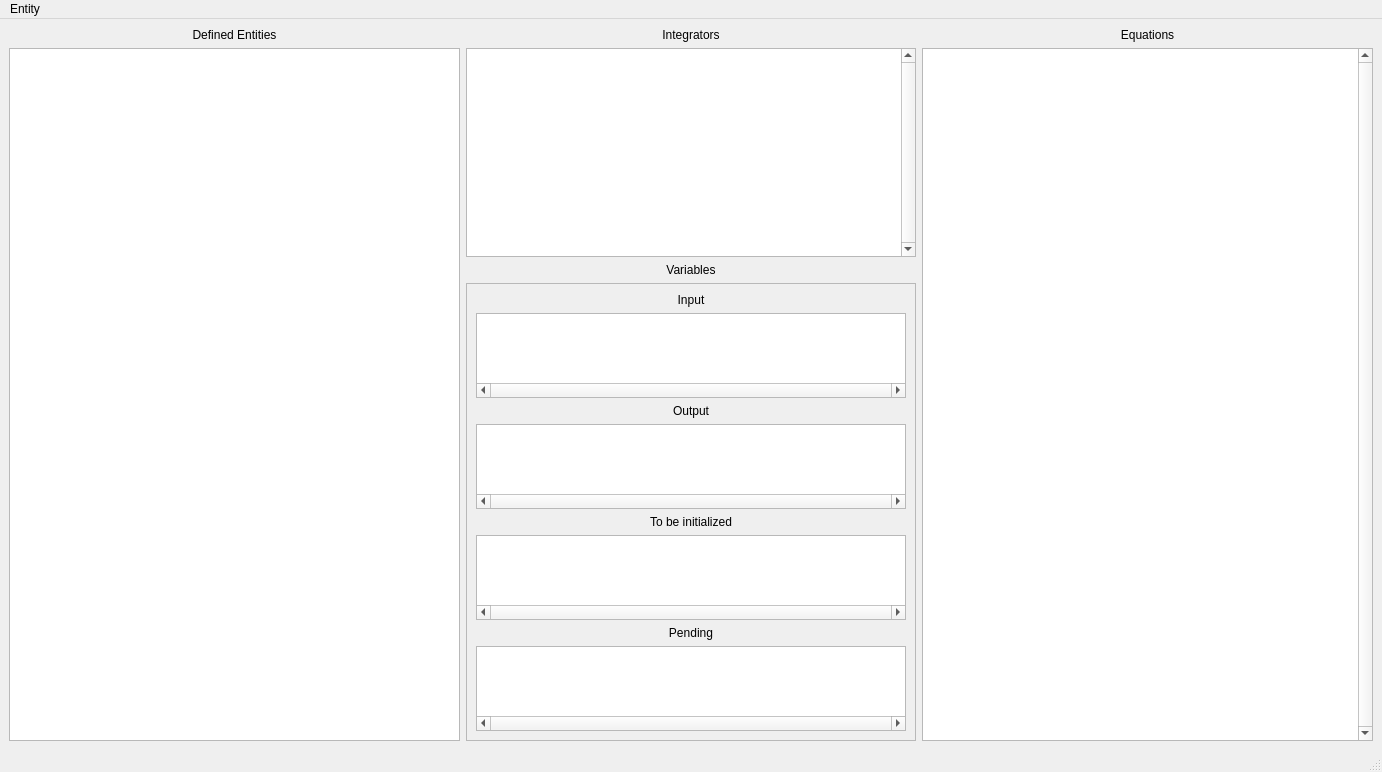
<?xml version="1.0" encoding="UTF-8"?>
<ui version="4.0">
 <class>MainWindow</class>
 <widget class="QMainWindow" name="MainWindow">
  <property name="geometry">
   <rect>
    <x>0</x>
    <y>0</y>
    <width>1382</width>
    <height>772</height>
   </rect>
  </property>
  <property name="windowTitle">
   <string>Behaviour Linker</string>
  </property>
  <widget class="QWidget" name="centralwidget">
   <layout class="QHBoxLayout" name="horizontalLayout">
    <item>
     <layout class="QVBoxLayout" name="verticalLayout_4">
      <item>
       <widget class="QLabel" name="label">
        <property name="text">
         <string>Defined Entities</string>
        </property>
        <property name="alignment">
         <set>Qt::AlignCenter</set>
        </property>
       </widget>
      </item>
      <item>
       <widget class="QTreeView" name="tree_entities">
        <property name="minimumSize">
         <size>
          <width>320</width>
          <height>0</height>
         </size>
        </property>
        <property name="maximumSize">
         <size>
          <width>500</width>
          <height>16777215</height>
         </size>
        </property>
        <property name="editTriggers">
         <set>QAbstractItemView::NoEditTriggers</set>
        </property>
        <property name="showDropIndicator" stdset="0">
         <bool>false</bool>
        </property>
        <property name="selectionMode">
         <enum>QAbstractItemView::SingleSelection</enum>
        </property>
        <property name="rootIsDecorated">
         <bool>true</bool>
        </property>
        <attribute name="headerVisible">
         <bool>false</bool>
        </attribute>
        <attribute name="headerDefaultSectionSize">
         <number>57</number>
        </attribute>
       </widget>
      </item>
     </layout>
    </item>
    <item>
     <layout class="QVBoxLayout" name="verticalLayout_2">
      <item>
       <widget class="QLabel" name="label_2">
        <property name="text">
         <string>Integrators</string>
        </property>
        <property name="alignment">
         <set>Qt::AlignCenter</set>
        </property>
       </widget>
      </item>
      <item>
       <widget class="QListView" name="list_integrators">
        <property name="minimumSize">
         <size>
          <width>0</width>
          <height>150</height>
         </size>
        </property>
        <property name="verticalScrollBarPolicy">
         <enum>Qt::ScrollBarAlwaysOn</enum>
        </property>
        <property name="editTriggers">
         <set>QAbstractItemView::NoEditTriggers</set>
        </property>
        <property name="selectionMode">
         <enum>QAbstractItemView::NoSelection</enum>
        </property>
        <property name="verticalScrollMode">
         <enum>QAbstractItemView::ScrollPerPixel</enum>
        </property>
        <property name="resizeMode">
         <enum>QListView::Adjust</enum>
        </property>
       </widget>
      </item>
      <item>
       <widget class="QLabel" name="label_3">
        <property name="text">
         <string>Variables</string>
        </property>
        <property name="alignment">
         <set>Qt::AlignCenter</set>
        </property>
       </widget>
      </item>
      <item>
       <widget class="QFrame" name="frame">
        <property name="frameShape">
         <enum>QFrame::StyledPanel</enum>
        </property>
        <property name="frameShadow">
         <enum>QFrame::Raised</enum>
        </property>
        <layout class="QVBoxLayout" name="verticalLayout">
         <item>
          <widget class="QLabel" name="label_4">
           <property name="text">
            <string>Input</string>
           </property>
           <property name="alignment">
            <set>Qt::AlignCenter</set>
           </property>
          </widget>
         </item>
         <item>
          <widget class="QListView" name="list_input">
           <property name="minimumSize">
            <size>
             <width>0</width>
             <height>70</height>
            </size>
           </property>
           <property name="maximumSize">
            <size>
             <width>16777215</width>
             <height>85</height>
            </size>
           </property>
           <property name="layoutDirection">
            <enum>Qt::LeftToRight</enum>
           </property>
           <property name="horizontalScrollBarPolicy">
            <enum>Qt::ScrollBarAlwaysOn</enum>
           </property>
           <property name="editTriggers">
            <set>QAbstractItemView::NoEditTriggers</set>
           </property>
           <property name="selectionMode">
            <enum>QAbstractItemView::NoSelection</enum>
           </property>
           <property name="verticalScrollMode">
            <enum>QAbstractItemView::ScrollPerPixel</enum>
           </property>
           <property name="horizontalScrollMode">
            <enum>QAbstractItemView::ScrollPerPixel</enum>
           </property>
           <property name="flow">
            <enum>QListView::LeftToRight</enum>
           </property>
          </widget>
         </item>
         <item>
          <widget class="QLabel" name="label_5">
           <property name="text">
            <string>Output</string>
           </property>
           <property name="alignment">
            <set>Qt::AlignCenter</set>
           </property>
          </widget>
         </item>
         <item>
          <widget class="QListView" name="list_output">
           <property name="minimumSize">
            <size>
             <width>0</width>
             <height>70</height>
            </size>
           </property>
           <property name="maximumSize">
            <size>
             <width>16777215</width>
             <height>85</height>
            </size>
           </property>
           <property name="layoutDirection">
            <enum>Qt::LeftToRight</enum>
           </property>
           <property name="horizontalScrollBarPolicy">
            <enum>Qt::ScrollBarAlwaysOn</enum>
           </property>
           <property name="editTriggers">
            <set>QAbstractItemView::NoEditTriggers</set>
           </property>
           <property name="selectionMode">
            <enum>QAbstractItemView::NoSelection</enum>
           </property>
           <property name="verticalScrollMode">
            <enum>QAbstractItemView::ScrollPerPixel</enum>
           </property>
           <property name="horizontalScrollMode">
            <enum>QAbstractItemView::ScrollPerPixel</enum>
           </property>
           <property name="flow">
            <enum>QListView::LeftToRight</enum>
           </property>
          </widget>
         </item>
         <item>
          <widget class="QLabel" name="label_6">
           <property name="text">
            <string>To be initialized</string>
           </property>
           <property name="alignment">
            <set>Qt::AlignCenter</set>
           </property>
          </widget>
         </item>
         <item>
          <widget class="QListView" name="list_instantiate">
           <property name="minimumSize">
            <size>
             <width>0</width>
             <height>70</height>
            </size>
           </property>
           <property name="maximumSize">
            <size>
             <width>16777215</width>
             <height>85</height>
            </size>
           </property>
           <property name="layoutDirection">
            <enum>Qt::LeftToRight</enum>
           </property>
           <property name="horizontalScrollBarPolicy">
            <enum>Qt::ScrollBarAlwaysOn</enum>
           </property>
           <property name="editTriggers">
            <set>QAbstractItemView::NoEditTriggers</set>
           </property>
           <property name="selectionMode">
            <enum>QAbstractItemView::NoSelection</enum>
           </property>
           <property name="verticalScrollMode">
            <enum>QAbstractItemView::ScrollPerPixel</enum>
           </property>
           <property name="horizontalScrollMode">
            <enum>QAbstractItemView::ScrollPerPixel</enum>
           </property>
           <property name="flow">
            <enum>QListView::LeftToRight</enum>
           </property>
          </widget>
         </item>
         <item>
          <widget class="QLabel" name="label_7">
           <property name="text">
            <string>Pending</string>
           </property>
           <property name="alignment">
            <set>Qt::AlignCenter</set>
           </property>
          </widget>
         </item>
         <item>
          <widget class="QListView" name="list_pending">
           <property name="minimumSize">
            <size>
             <width>0</width>
             <height>70</height>
            </size>
           </property>
           <property name="maximumSize">
            <size>
             <width>16777215</width>
             <height>85</height>
            </size>
           </property>
           <property name="layoutDirection">
            <enum>Qt::LeftToRight</enum>
           </property>
           <property name="horizontalScrollBarPolicy">
            <enum>Qt::ScrollBarAlwaysOn</enum>
           </property>
           <property name="editTriggers">
            <set>QAbstractItemView::NoEditTriggers</set>
           </property>
           <property name="selectionMode">
            <enum>QAbstractItemView::NoSelection</enum>
           </property>
           <property name="verticalScrollMode">
            <enum>QAbstractItemView::ScrollPerPixel</enum>
           </property>
           <property name="horizontalScrollMode">
            <enum>QAbstractItemView::ScrollPerPixel</enum>
           </property>
           <property name="flow">
            <enum>QListView::LeftToRight</enum>
           </property>
          </widget>
         </item>
        </layout>
       </widget>
      </item>
     </layout>
    </item>
    <item>
     <layout class="QVBoxLayout" name="verticalLayout_3">
      <item>
       <widget class="QLabel" name="label_8">
        <property name="text">
         <string>Equations</string>
        </property>
        <property name="alignment">
         <set>Qt::AlignCenter</set>
        </property>
       </widget>
      </item>
      <item>
       <widget class="QListView" name="list_equations">
        <property name="verticalScrollBarPolicy">
         <enum>Qt::ScrollBarAlwaysOn</enum>
        </property>
        <property name="editTriggers">
         <set>QAbstractItemView::NoEditTriggers</set>
        </property>
        <property name="selectionMode">
         <enum>QAbstractItemView::NoSelection</enum>
        </property>
        <property name="verticalScrollMode">
         <enum>QAbstractItemView::ScrollPerPixel</enum>
        </property>
        <property name="resizeMode">
         <enum>QListView::Adjust</enum>
        </property>
       </widget>
      </item>
     </layout>
    </item>
   </layout>
  </widget>
  <widget class="QMenuBar" name="menubar">
   <property name="geometry">
    <rect>
     <x>0</x>
     <y>0</y>
     <width>1382</width>
     <height>22</height>
    </rect>
   </property>
   <widget class="QMenu" name="menuEntity">
    <property name="title">
     <string>Entity</string>
    </property>
    <addaction name="actionNew"/>
    <addaction name="actionSave"/>
    <addaction name="actionEdit"/>
    <addaction name="separator"/>
    <addaction name="actionDelete"/>
   </widget>
   <addaction name="menuEntity"/>
  </widget>
  <widget class="QStatusBar" name="statusbar"/>
  <action name="actionNew">
   <property name="text">
    <string>New</string>
   </property>
  </action>
  <action name="actionEdit">
   <property name="text">
    <string>Edit</string>
   </property>
  </action>
  <action name="actionDelete">
   <property name="text">
    <string>Delete</string>
   </property>
  </action>
  <action name="actionSave">
   <property name="text">
    <string>Save</string>
   </property>
  </action>
 </widget>
 <resources/>
 <connections/>
</ui>
